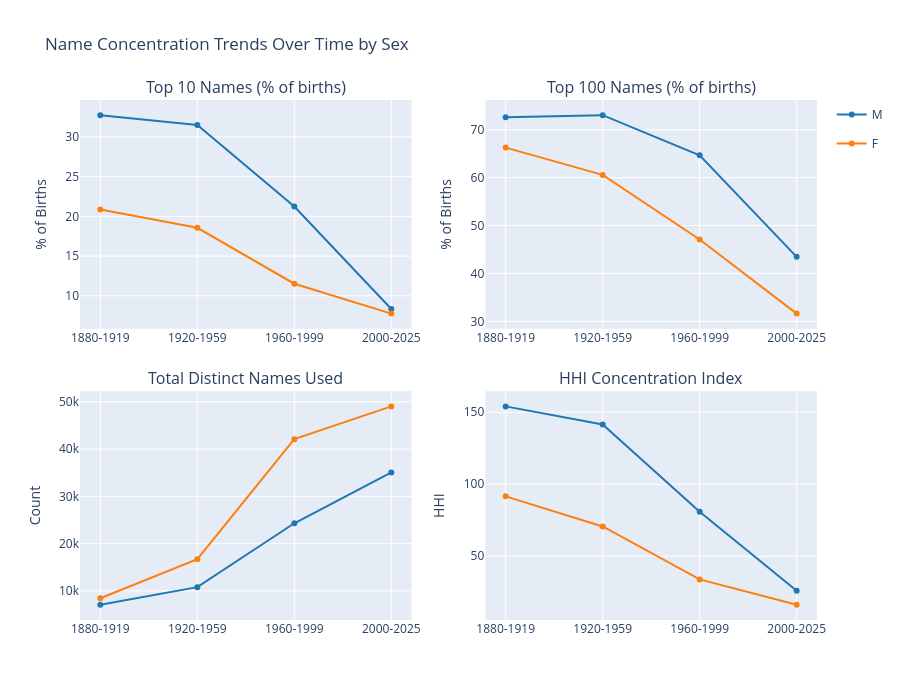

The cell this chart's notebook holds for it:
### Code cell
# Visualize concentration trends
fig = make_subplots(
    rows=2, cols=2,
    subplot_titles=(
        "Top 10 Names (% of births)",
        "Top 100 Names (% of births)",
        "Total Distinct Names Used",
        "HHI Concentration Index"
    ),
    vertical_spacing=0.12,
    horizontal_spacing=0.1
)

# Top 10 concentration
for sex_val in ["M", "F"]:
    data = concentration_df.filter(pl.col("sex") == sex_val)
    fig.add_trace(
        go.Scatter(
            x=data.get_column("period"),
            y=data.get_column("top_10_pct"),
            name=sex_val,
            legendgroup=sex_val,
            marker_color="#1f77b4" if sex_val == "M" else "#ff7f0e",
            mode="lines+markers"
        ),
        row=1, col=1
    )

# Top 100 concentration
for sex_val in ["M", "F"]:
    data = concentration_df.filter(pl.col("sex") == sex_val)
    fig.add_trace(
        go.Scatter(
            x=data.get_column("period"),
            y=data.get_column("top_100_pct"),
            name=sex_val,
            legendgroup=sex_val,
            marker_color="#1f77b4" if sex_val == "M" else "#ff7f0e",
            mode="lines+markers",
            showlegend=False
        ),
        row=1, col=2
    )

# Total distinct names
for sex_val in ["M", "F"]:
    data = concentration_df.filter(pl.col("sex") == sex_val)
    fig.add_trace(
        go.Scatter(
            x=data.get_column("period"),
            y=data.get_column("total_names"),
            name=sex_val,
            legendgroup=sex_val,
            marker_color="#1f77b4" if sex_val == "M" else "#ff7f0e",
            mode="lines+markers",
            showlegend=False
        ),
        row=2, col=1
    )

# HHI index
for sex_val in ["M", "F"]:
    data = concentration_df.filter(pl.col("sex") == sex_val)
    fig.add_trace(
        go.Scatter(
            x=data.get_column("period"),
            y=data.get_column("hhi"),
            name=sex_val,
            legendgroup=sex_val,
            marker_color="#1f77b4" if sex_val == "M" else "#ff7f0e",
            mode="lines+markers",
            showlegend=False
        ),
        row=2, col=2
    )

fig.update_layout(
    height=700,
    title_text="Name Concentration Trends Over Time by Sex",
    hovermode="x unified"
)

fig.update_yaxes(title_text="% of Births", row=1, col=1)
fig.update_yaxes(title_text="% of Births", row=1, col=2)
fig.update_yaxes(title_text="Count", row=2, col=1)
fig.update_yaxes(title_text="HHI", row=2, col=2)

fig.show()

### Figure 1 — Plotly figure (JSON) as saved in the notebook; plotly's stock layout.template omitted (floating-point values rounded to 4 significant figures)
{"data": [{"legendgroup": "M", "marker": {"color": "#1f77b4"}, "mode": "lines+markers", "name": "M", "type": "scatter", "x": ["1880-1919", "1920-1959", "1960-1999", "2000-2025"], "xaxis": "x", "y": [32.73, 31.49, 21.23, 8.34], "yaxis": "y"}, {"legendgroup": "F", "marker": {"color": "#ff7f0e"}, "mode": "lines+markers", "name": "F", "type": "scatter", "x": ["1880-1919", "1920-1959", "1960-1999", "2000-2025"], "xaxis": "x", "y": [20.87, 18.56, 11.52, 7.76], "yaxis": "y"}, {"legendgroup": "M", "marker": {"color": "#1f77b4"}, "mode": "lines+markers", "name": "M", "showlegend": false, "type": "scatter", "x": ["1880-1919", "1920-1959", "1960-1999", "2000-2025"], "xaxis": "x2", "y": [72.58, 73.03, 64.66, 43.46], "yaxis": "y2"}, {"legendgroup": "F", "marker": {"color": "#ff7f0e"}, "mode": "lines+markers", "name": "F", "showlegend": false, "type": "scatter", "x": ["1880-1919", "1920-1959", "1960-1999", "2000-2025"], "xaxis": "x2", "y": [66.26, 60.57, 47.08, 31.61], "yaxis": "y2"}, {"legendgroup": "M", "marker": {"color": "#1f77b4"}, "mode": "lines+markers", "name": "M", "showlegend": false, "type": "scatter", "x": ["1880-1919", "1920-1959", "1960-1999", "2000-2025"], "xaxis": "x3", "y": [7064, 10797, 24312, 35054], "yaxis": "y3"}, {"legendgroup": "F", "marker": {"color": "#ff7f0e"}, "mode": "lines+markers", "name": "F", "showlegend": false, "type": "scatter", "x": ["1880-1919", "1920-1959", "1960-1999", "2000-2025"], "xaxis": "x3", "y": [8449, 16725, 42104, 49031], "yaxis": "y3"}, {"legendgroup": "M", "marker": {"color": "#1f77b4"}, "mode": "lines+markers", "name": "M", "showlegend": false, "type": "scatter", "x": ["1880-1919", "1920-1959", "1960-1999", "2000-2025"], "xaxis": "x4", "y": [154.0, 141.4, 80.83, 26.1], "yaxis": "y4"}, {"legendgroup": "F", "marker": {"color": "#ff7f0e"}, "mode": "lines+markers", "name": "F", "showlegend": false, "type": "scatter", "x": ["1880-1919", "1920-1959", "1960-1999", "2000-2025"], "xaxis": "x4", "y": [91.57, 70.68, 33.94, 16.29], "yaxis": "y4"}], "layout": {"annotations": [{"font": {"size": 16}, "showarrow": false, "text": "Top 10 Names (% of births)", "x": 0.225, "xanchor": "center", "xref": "paper", "y": 1, "yanchor": "bottom", "yref": "paper"}, {"font": {"size": 16}, "showarrow": false, "text": "Top 100 Names (% of births)", "x": 0.775, "xanchor": "center", "xref": "paper", "y": 1, "yanchor": "bottom", "yref": "paper"}, {"font": {"size": 16}, "showarrow": false, "text": "Total Distinct Names Used", "x": 0.225, "xanchor": "center", "xref": "paper", "y": 0.44, "yanchor": "bottom", "yref": "paper"}, {"font": {"size": 16}, "showarrow": false, "text": "HHI Concentration Index", "x": 0.775, "xanchor": "center", "xref": "paper", "y": 0.44, "yanchor": "bottom", "yref": "paper"}], "height": 700, "hovermode": "x unified", "title": {"text": "Name Concentration Trends Over Time by Sex"}, "xaxis": {"anchor": "y", "domain": [0, 0.45]}, "xaxis2": {"anchor": "y2", "domain": [0.55, 1]}, "xaxis3": {"anchor": "y3", "domain": [0, 0.45]}, "xaxis4": {"anchor": "y4", "domain": [0.55, 1]}, "yaxis": {"anchor": "x", "domain": [0.56, 1], "title": {"text": "% of Births"}}, "yaxis2": {"anchor": "x2", "domain": [0.56, 1], "title": {"text": "% of Births"}}, "yaxis3": {"anchor": "x3", "domain": [0, 0.44], "title": {"text": "Count"}}, "yaxis4": {"anchor": "x4", "domain": [0, 0.44], "title": {"text": "HHI"}}}}
